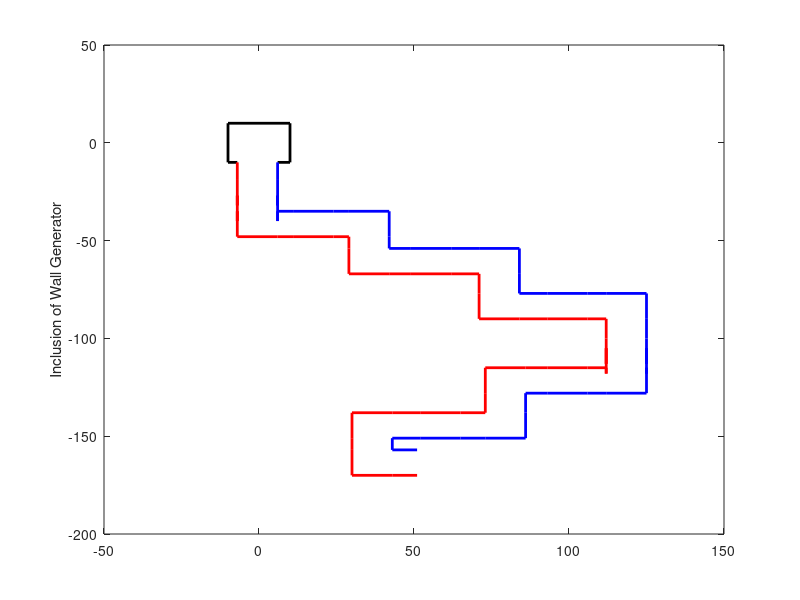

The MATLAB script that drew this image:
function mapGenerator
        
    %define variables
    bigR=10;
    r=.5;
    n=20;                %number of times map can change direction
    
    %other intialization stuff
    clf
    box on
    hold on
    ylabel('Inclusion of Wall Generator');
    
    %make starting square with exit
    %make boundaries/values for the next step
    neg=-bigR;
    pos=bigR;
    num=1;
    while (num==1)
        exit1=randi([-bigR 0],1);   %random start point for exit
        exit2=randi(bigR,1);        %random end point for exit
        distExit=exit2-exit1;
        if distExit>=r*4;
            num=0;
        end
    end
    distMap=distExit;
    
    %randomly choose a side for the exit
    choice=randi([1 4],1);
   
    %%%%%%%%%%%%%%%%%%%%%%%%%%%%%%%%%%%%%%%%%%%%%%%%%%%%%%%%%%%%%%%%%%%%%%%
    if (choice==1)
        %starting box
        x=[neg neg];
        y=[neg exit1];
        x1=[neg neg pos pos neg];
        y1=[exit2 pos pos neg neg];
        
        farPoint=-randi(10)-bigR;
        xA=[neg farPoint];
        yA=[exit2 exit2];
        xB=[neg farPoint];
        yB=[exit1 exit1];
        
    %%%%%%%%%%%%%%%%%%%%%%%%%%%%%%%%%%%%%%%%%%%%%%%%%%%%%%%%%%%%%%%%%%%%%%%
    elseif (choice==2)
        %starting box
        x=[neg neg exit1];
        y=[neg pos pos];
        x1=[exit2 pos pos neg];
        y1=[pos pos neg neg];
        
        farPoint=randi(10)+bigR;
        xA=[exit2 exit2];
        yA=[pos farPoint];
        xB=[exit1 exit1];
        yB=[pos farPoint];
        
    %%%%%%%%%%%%%%%%%%%%%%%%%%%%%%%%%%%%%%%%%%%%%%%%%%%%%%%%%%%%%%%%%%%%%%%    
    elseif (choice==3)
        %starting box
        x=[neg neg pos pos];
        y=[neg pos pos exit2];
        x1=[pos pos neg];
        y1=[exit1 neg neg];
        
        farPoint=randi(10)+bigR;
        xA=[pos farPoint];
        yA=[exit1 exit1];
        xB=[pos farPoint];
        yB=[exit2 exit2];
        
    %%%%%%%%%%%%%%%%%%%%%%%%%%%%%%%%%%%%%%%%%%%%%%%%%%%%%%%%%%%%%%%%%%%%%%%    
    else 
        %starting box
        x=[neg neg pos pos exit2];
        y=[neg pos pos neg neg];
        x1=[exit1 neg];
        y1=[neg neg];
        
        farPoint=-randi(10)-bigR;
        xA=[exit1 exit1];
        yA=[neg farPoint];
        xB=[exit2 exit2];
        yB=[neg farPoint];
        
    end
    
    choiceOrigin=choice;
    %change to choiceOld
    if choice==1
        choiceOld=3;
    elseif choice==2
        choiceOld=4;
    elseif choice==3
        choiceOld=1;
    else
        choiceOld=2;
    end
    
    %choiceOld=choice;
    %make legs of map
    for k=1:n
        %randomly choose a direction
        num=1;
        while num==1
            choiceNew=randi([1 4],1);
            %check that it doesn't go back to starting box
            if choiceNew==choiceOrigin
                numA(1)=1;
            else
                numA(1)=0;
            end
            
            %check that it doesn't go backwards
            if choiceNew==1 && choiceOld==3
                numA(2)=1;
            elseif choiceNew==3 && choiceOld==1
                numA(2)=1;
            elseif choiceNew==2 && choiceOld==4
                numA(2)=1;
            elseif choiceNew==4 && choiceOld==2
                numA(2)=1;
            else
                numA(2)=0;
            end
            
            %check if both criteria are met
            if sum(numA)<1
                num=0;
            else
                num=1;
            end

        end
        
        %make leg by using old direction as basis
        len=length(xA);
        xPointA=xA(len);
        yPointA=yA(len);
        xPointB=xB(len);
        yPointB=yB(len);
        farPoint=randi([5 10]);
        if choiceNew==1
            if choiceOld==4
                xA(len+1)=xPointA;
                xA(len+2)=xPointA;
                xA(len+3)=xPointA+farPoint;
                yA(len+1)=yPointA;
                yA(len+2)=yPointA;
                yA(len+3)=yPointA;
                
                xB(len+1)=xPointB;
                xB(len+2)=xPointB+distMap;
                xB(len+3)=xPointB+distMap+farPoint;
                yB(len+1)=yPointB+distMap;
                yB(len+2)=yPointB+distMap;
                yB(len+3)=yPointB+distMap;
               
            elseif choiceOld==1
                xA(len+1)=xPointA;
                xA(len+2)=xPointA+distMap;
                xA(len+3)=xPointA+distMap+farPoint;
                yA(len+1)=yPointA;
                yA(len+2)=yPointA;
                yA(len+3)=yPointA;
                
                xB(len+1)=xPointB;
                xB(len+2)=xPointB+distMap;
                xB(len+3)=xPointB+distMap+farPoint;
                yB(len+1)=yPointB;
                yB(len+2)=yPointB;
                yB(len+3)=yPointB;
                
            elseif choiceOld==2
                xA(len+1)=xPointA;
                xA(len+2)=xPointA+distMap;
                xA(len+3)=xPointA+distMap+farPoint;
                yA(len+1)=yPointA-distMap;
                yA(len+2)=yPointA-distMap;
                yA(len+3)=yPointA-distMap;
                
                xB(len+1)=xPointB;
                xB(len+2)=xPointB;
                xB(len+3)=xPointB+farPoint;
                yB(len+1)=yPointB;
                yB(len+2)=yPointB;
                yB(len+3)=yPointB;
            end
       
        elseif choiceNew==2
            if choiceOld==3
                xA(len+1)=xPointA-distMap;
                xA(len+2)=xPointA-distMap;
                xA(len+3)=xPointA-distMap;
                yA(len+1)=yPointA;
                yA(len+2)=yPointA-distMap;
                yA(len+3)=yPointA-distMap-farPoint;
                
                xB(len+1)=xPointB;
                xB(len+2)=xPointB;
                xB(len+3)=xPointB;
                yB(len+1)=yPointB;
                yB(len+2)=yPointB;
                yB(len+3)=yPointB-farPoint;
                
            elseif choiceOld==1
                xA(len+1)=xPointA;
                xA(len+2)=xPointA;
                xA(len+3)=xPointA;
                yA(len+1)=yPointA;
                yA(len+2)=yPointA;
                yA(len+3)=yPointA-farPoint;
                
                xB(len+1)=xPointB+distMap;
                xB(len+2)=xPointB+distMap;
                xB(len+3)=xPointB+distMap;
                yB(len+1)=yPointB;
                yB(len+2)=yPointB-distMap;
                yB(len+3)=yPointB-distMap-farPoint;
                
            elseif choiceOld==2
                xA(len+1)=xPointA;
                xA(len+2)=xPointA;
                xA(len+3)=xPointA;
                yA(len+1)=yPointA;
                yA(len+2)=yPointA-distMap;
                yA(len+3)=yPointA-farPoint;
                
                xB(len+1)=xPointB;
                xB(len+2)=xPointB;
                xB(len+3)=xPointB;
                yB(len+1)=yPointB;
                yB(len+2)=yPointB-distMap;
                yB(len+3)=yPointB-farPoint;

            end
            
        elseif choiceNew==3
            if choiceOld==3
                xA(len+1)=xPointA;
                xA(len+2)=xPointA-distMap;
                xA(len+3)=xPointA-distMap-farPoint;
                yA(len+1)=yPointA;
                yA(len+2)=yPointA;
                yA(len+3)=yPointA;
                
                xB(len+1)=xPointB;
                xB(len+2)=xPointB-distMap;
                xB(len+3)=xPointB-distMap-farPoint;
                yB(len+1)=yPointB;
                yB(len+2)=yPointB;
                yB(len+3)=yPointB;
                
            elseif choiceOld==4
                xA(len+1)=xPointA;
                xA(len+2)=xPointA-distMap;
                xA(len+3)=xPointA-distMap-farPoint;
                yA(len+1)=yPointA+distMap;
                yA(len+2)=yPointA+distMap;
                yA(len+3)=yPointA+distMap;
                
                xB(len+1)=xPointB;
                xB(len+2)=xPointB;
                xB(len+3)=xPointB-farPoint;
                yB(len+1)=yPointB;
                yB(len+2)=yPointB;
                yB(len+3)=yPointB;
                
            elseif choiceOld==2
                xA(len+1)=xPointA;
                xA(len+2)=xPointA;
                xA(len+3)=xPointA-farPoint;
                yA(len+1)=yPointA;
                yA(len+2)=yPointA;
                yA(len+3)=yPointA;
                
                xB(len+1)=xPointB;
                xB(len+2)=xPointB-distMap;
                xB(len+3)=xPointB-distMap-farPoint;
                yB(len+1)=yPointB-distMap;
                yB(len+2)=yPointB-distMap;
                yB(len+3)=yPointB-distMap;
            end
            
        else
            if choiceOld==3
                xA(len+1)=xPointA;
                xA(len+2)=xPointA;
                xA(len+3)=xPointA;
                yA(len+1)=yPointA;
                yA(len+2)=yPointA;
                yA(len+3)=yPointA+farPoint;
                
                xB(len+1)=xPointB-distMap;
                xB(len+2)=xPointB-distMap;
                xB(len+3)=xPointB-distMap;
                yB(len+1)=yPointB;
                yB(len+2)=yPointB+distMap;
                yB(len+3)=yPointB+distMap+farPoint;
                
            elseif choiceOld==4
                xA(len+1)=xPointA;
                xA(len+2)=xPointA;
                xA(len+3)=xPointA;
                yA(len+1)=yPointA;
                yA(len+2)=yPointA+distMap;
                yA(len+3)=yPointA+distMap+farPoint;
                
                xB(len+1)=xPointB;
                xB(len+2)=xPointB;
                xB(len+3)=xPointB;
                yB(len+1)=yPointB;
                yB(len+2)=yPointB+distMap;
                yB(len+3)=yPointB+distMap+farPoint;
                
            elseif choiceOld==1
                xA(len+1)=xPointA+distMap;
                xA(len+2)=xPointA+distMap;
                xA(len+3)=xPointA+distMap;
                yA(len+1)=yPointA;
                yA(len+2)=yPointA+distMap;
                yA(len+3)=yPointA+distMap+farPoint;
                
                xB(len+1)=xPointB;
                xB(len+2)=xPointB;
                xB(len+3)=xPointB;
                yB(len+1)=yPointB;
                yB(len+2)=yPointB;
                yB(len+3)=yPointB+farPoint;
            end
        end
        
        choiceOld=choiceNew;
    end
    

    
    %plot everything
    %starting box
    p=plot(x,y);
    p1=plot(x1,y1);
    set(p,'Color','k','Linewidth',2);
    set(p1,'Color','k','Linewidth',2);
    
    %resulting maze 
    pA=plot(xA,yA);
    pB=plot(xB,yB);
    set(pA,'Color','r','Linewidth',2);
    set(pB,'Color','b','Linewidth',2); 

end